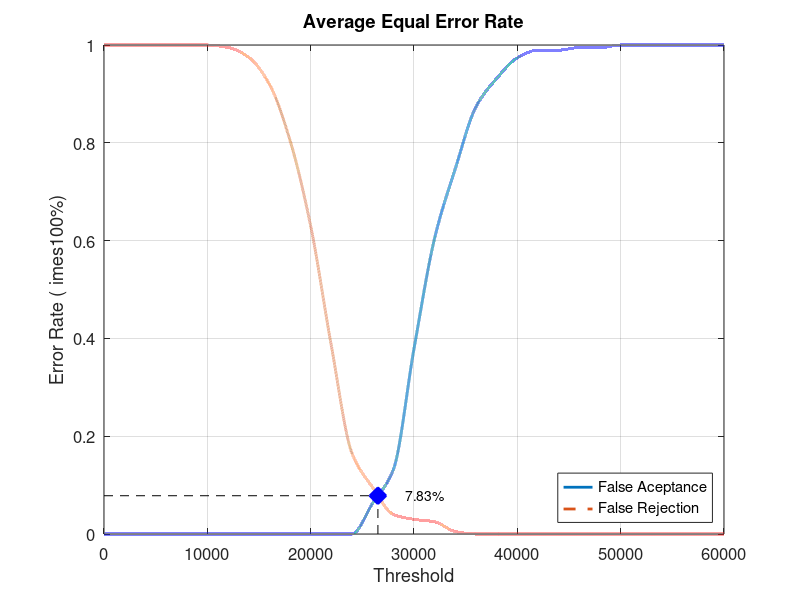
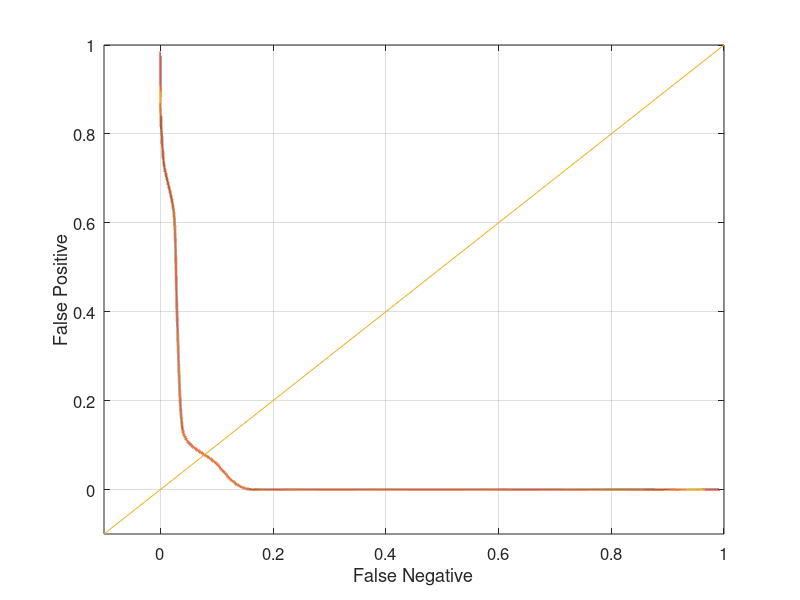

Write MATLAB code to recreate these figures, in order.
close all;
clear;
clc;
x = 0:2000:60000;
xq = 0:0.5:60000;

y0 = [0 0 0 0 0 0 0 0 0 0 0 0 0 0.0631579 0.131579 0.378947 0.605263 0.747368 0.873684 0.931579 0.973684 0.989474 0.989474 0.994737 0.994737 1 1 1 1 1 1]
yy0 = interp1(x, y0, xq, 'pchip');
y1 = [1 1 1 1 1 1 0.995 0.975 0.92 0.805 0.63 0.385 0.165 0.095 0.04 0.03 0.025 0.005 0 0 0 0 0 0 0 0 0 0 0 0 0]
yy1 = interp1(x, y1, xq, 'pchip');

% Calculating EER: 
y2 = abs(y0 - y1);
find(y2 == min(y2))
yy2 = abs(yy0 - yy1);
xEER = find(yy2 == min(yy2));
xEERIndex = xq(xEER) % X-axis EER
yEER = yy0(xEER) % Y-axis EER

main = figure
plot(xq, yy0,'-','LineWidth', 2);	hold on
plot(xq, yy1,'--','LineWidth', 2);	hold on
plot([xEERIndex xEERIndex], [0 yEER], 'k--');	hold on
plot([0 xEERIndex], [yEER yEER], 'k--');	hold on
plot(xEERIndex, yEER, 'bx', 'LineWidth', 10);	hold on
text(xEERIndex + 10 * xEERIndex / 100, yEER, [num2str(round((10000 * yEER)) / 100) '%'])
legend('False Aceptance', 'False Rejection', 'Location', 'SouthEast')
xlabel('Threshold')
ylabel('Error Rate (	imes100%)')
title('Average Equal Error Rate')
set(gca, 'FontSize', 12)
axis([0 60000 0 1])
grid on

print(main, 'Database5_4Main', '-dpng');
FNRxFPR = figure('Color', [1 1 1]);
plot(yy1, yy0, '-', yy1, yy0, 'LineWidth', 2);
hold on
y = -0.1:0.1:1
plot(y, y); 
set(gca, 'FontSize', 12)
xlabel('False Negative')
ylabel('False Positive')
axis([-0.1 1 -0.1 1])
set(gca, 'FontSize', 12)
grid on

print(FNRxFPR, 'Database5_4FNRxFPR','-dpng');
